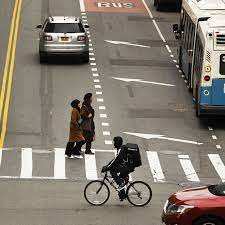
#> input picture Sample_image.jpeg, 225 x 225 px, found by its file name
$ jupyter execute 'Morphological Operation.ipynb'
#> lines starting #> are read from the running program, lines starting #| are printed output that depends on the picture; after the words box and inside, x2 and y2 are one past the last pixel; in counts of white or black regions, pixels touching at a corner belong together
[cell 1]
import cv2
import numpy as np

## RGB Image into Binary Image:

[cell 2]
# Read the 3-channel image
img = cv2.imread('sample_image.jpeg')
#> img is the input picture: shape (225, 225, 3); mean B, G, R 113.5, 123.8, 132.5
img = cv2.resize(img,(500,500))
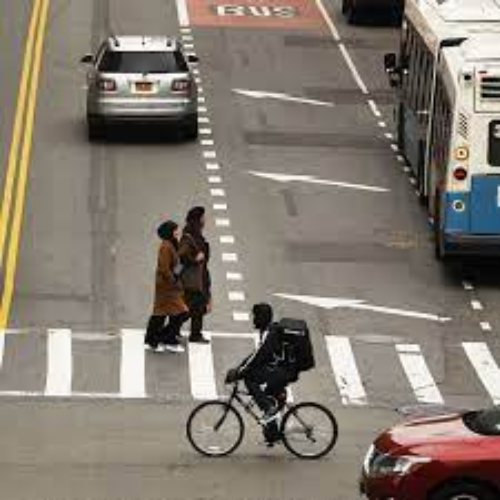
#> img: shape (500, 500, 3); mean B, G, R 113.4, 123.7, 132.4

# Convert the image to grayscale
gray = cv2.cvtColor(img, cv2.COLOR_BGR2GRAY)
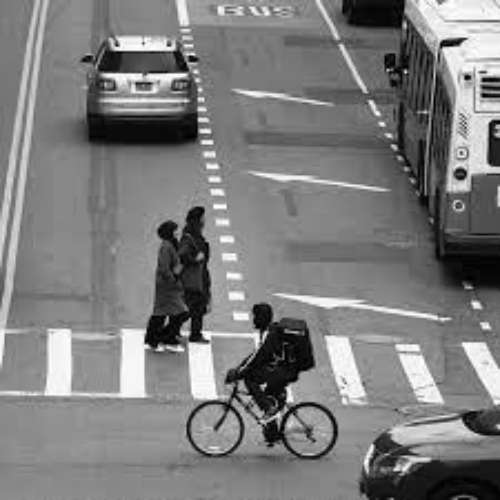
#> gray: shape (500, 500); min 0, max 254, mean 125.1

# Apply thresholding to convert to binary image
_, binary = cv2.threshold(gray,110, 800, cv2.THRESH_BINARY)
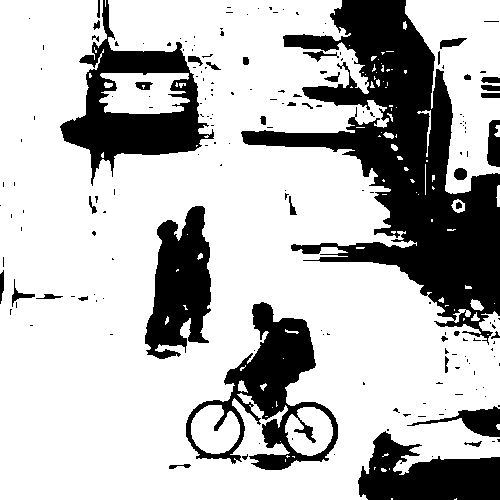
#> binary: shape (500, 500); 73.2% white; 184 black regions (145 under 20 px), largest, box (x1, y1, x2, y2) and area: (241, 0, 500, 345) 32002, (60, 0, 214, 186) 9449, (186, 302, 338, 470) 8606

cv2.imwrite("binary_img.jpg",binary)
#> Out = True

## Erosion:

[cell 3]
img= cv2.imread("binary_img.jpg")
#> img: shape (500, 500, 3); min 0, max 255, mean 186.6

m= np.ones((3,3),dtype=np.int8)
er= cv2.erode(img,kernel=m,iterations=1)
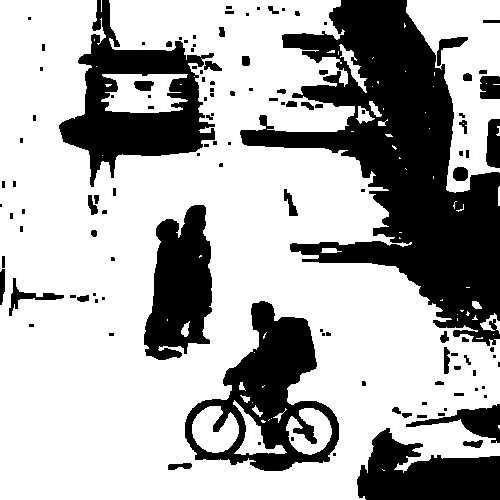
#> er: shape (500, 500, 3); min 0, max 255, mean 173.7

cv2.imshow("sample",er)
cv2.waitKey(0)
cv2.destroyAllWindows()

## Dilusion:

[cell 4]
img= cv2.imread("binary_img.jpg")

m= np.ones((2,2),dtype=np.int8)
di= cv2.dilate(img,kernel=m,iterations=1)
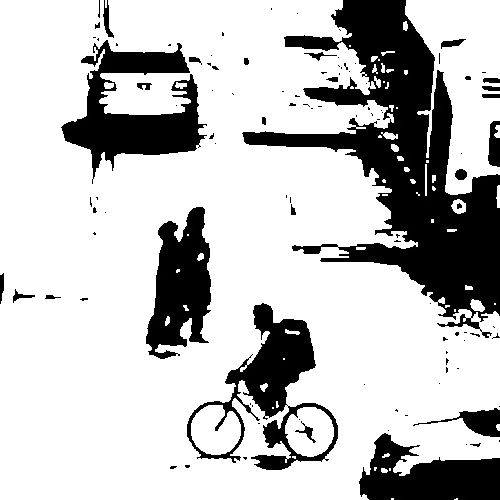
#> di: shape (500, 500, 3); min 0, max 255, mean 193.2

cv2.imshow("sample",di)
cv2.waitKey(0)
cv2.destroyAllWindows()

## Opening:

[cell 5]
img= cv2.imread("binary_img.jpg")

m= np.ones((8,8),np.int8)
op= cv2.morphologyEx(img,op=cv2.MORPH_OPEN,kernel=m,iterations=1)
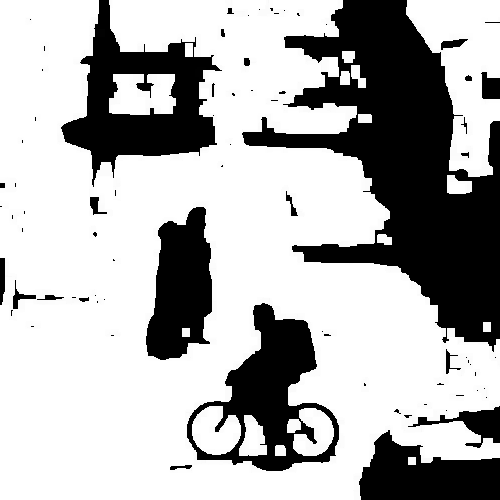
#> op: shape (500, 500, 3); min 0, max 255, mean 177.3

cv2.imshow("sample",op)
cv2.waitKey(0)
cv2.destroyAllWindows()

## Closing:

[cell 6]
img= cv2.imread("binary_img.jpg")

m= np.ones((8,8),np.int8)
cl= cv2.morphologyEx(img,op=cv2.MORPH_CLOSE,kernel=m,iterations=1)
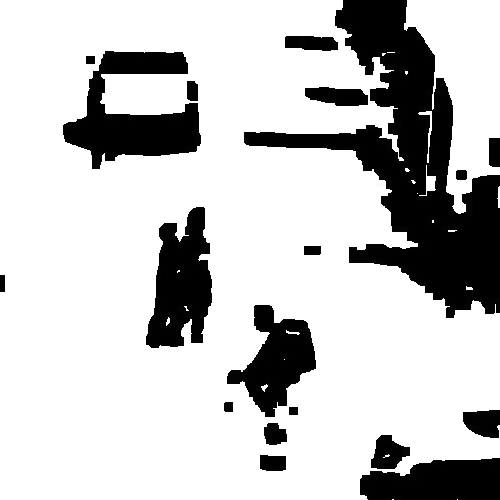
#> cl: shape (500, 500, 3); min 0, max 255, mean 197.8

cv2.imshow("sample",cl)
cv2.waitKey(0)
cv2.destroyAllWindows()

## Gradient:

[cell 7]
img= cv2.imread("binary_img.jpg")

m= np.ones((3,3),np.int8)
gr= cv2.morphologyEx(img,op=cv2.MORPH_GRADIENT,kernel=m,iterations=1)
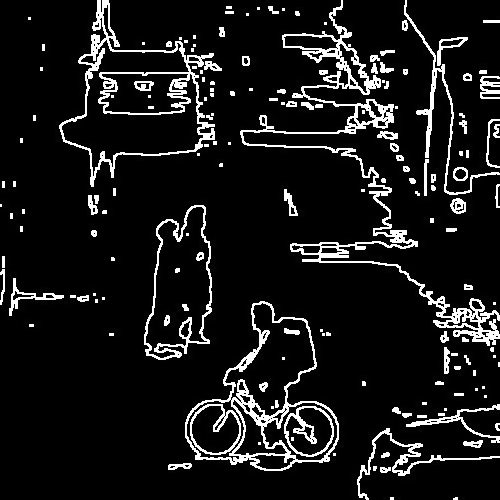
#> gr: shape (500, 500, 3); min 0, max 255, mean 24.8

cv2.imshow("sample",gr)
cv2.waitKey(0)
cv2.destroyAllWindows()

$ run again, with IMG20240913224019.jpg copied over Sample_image.jpeg
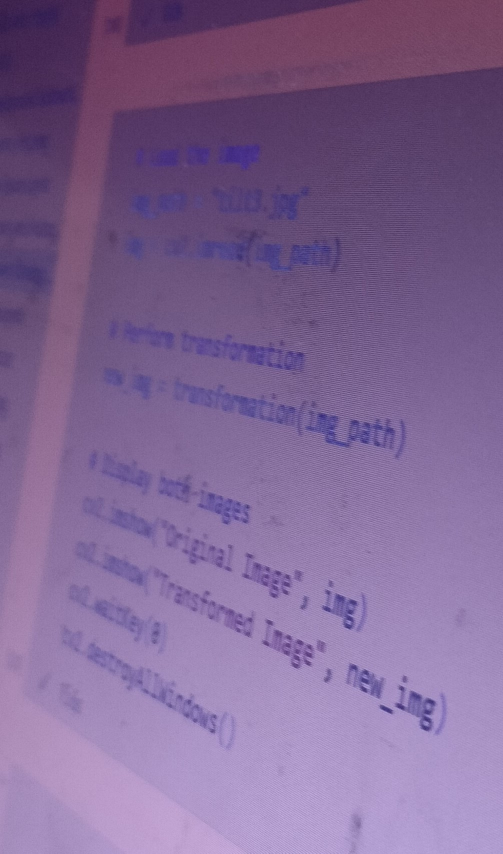
#> input picture IMG20240913224019.jpg, 1006 x 1707 px, found by its file name (shown at 1/2 size)
#> img is the input picture: shape (1707, 1006, 3); mean B, G, R 148.4, 102.2, 128.5
#> `_, binary = cv2.threshold(gray,110, 800, cv2.THRESH_BINARY)`:
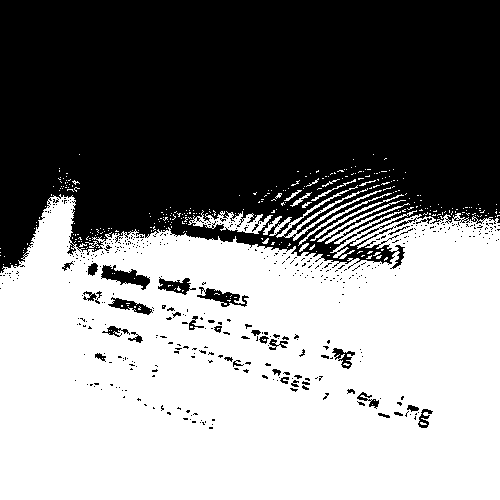
#> binary: shape (500, 500); 52.4% white; 473 black regions (437 under 20 px), largest, box (x1, y1, x2, y2) and area: (0, 0, 500, 273) 114260, (101, 265, 150, 290) 558, (197, 287, 249, 307) 428
#> Out = True
#> `gr= cv2.morphologyEx(img,op=cv2.MORPH_GRADIENT,kernel=m,iterations=1)`:
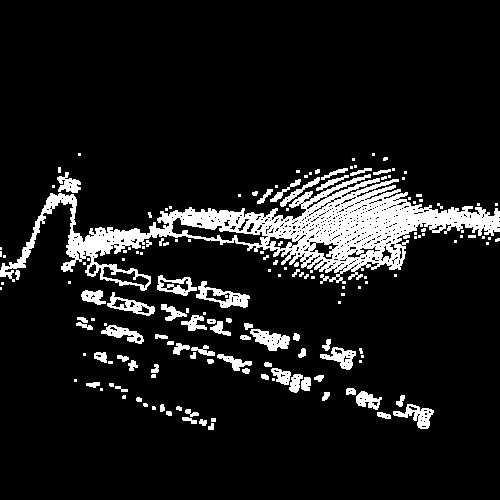
#> gr: shape (500, 500, 3); min 0, max 255, mean 26.1

$ run again, with Person Face.jpg copied over Sample_image.jpeg
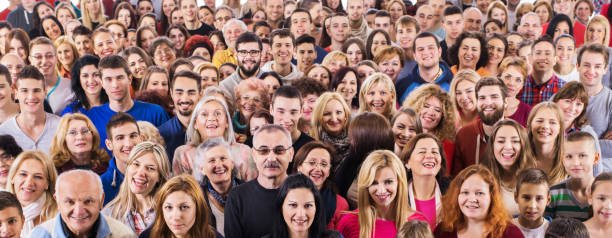
#> input picture Person Face.jpg, 612 x 238 px, found by its file name
#> img is the input picture: shape (238, 612, 3); mean B, G, R 110.9, 118.7, 155.4
#> `_, binary = cv2.threshold(gray,110, 800, cv2.THRESH_BINARY)`:
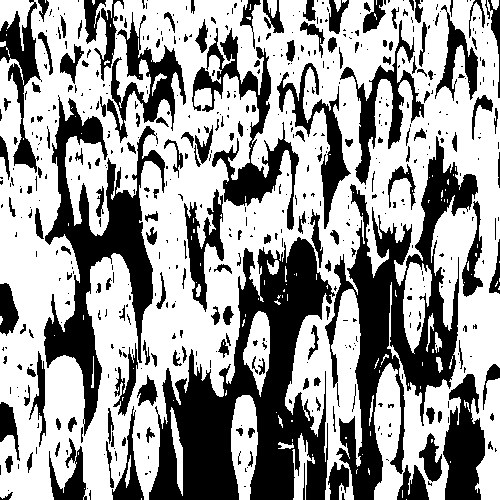
#> binary: shape (500, 500); 60.9% white; 576 black regions (404 under 20 px), largest, box (x1, y1, x2, y2) and area: (149, 237, 335, 500) 22703, (325, 136, 478, 500) 17200, (44, 95, 165, 436) 12249
#> Out = True
#> `gr= cv2.morphologyEx(img,op=cv2.MORPH_GRADIENT,kernel=m,iterations=1)`:
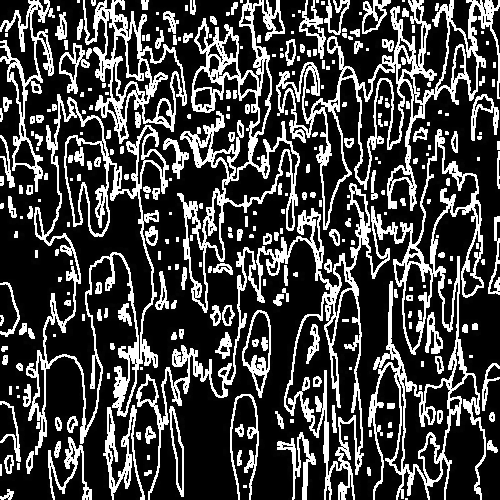
#> gr: shape (500, 500, 3); min 0, max 255, mean 68.4
